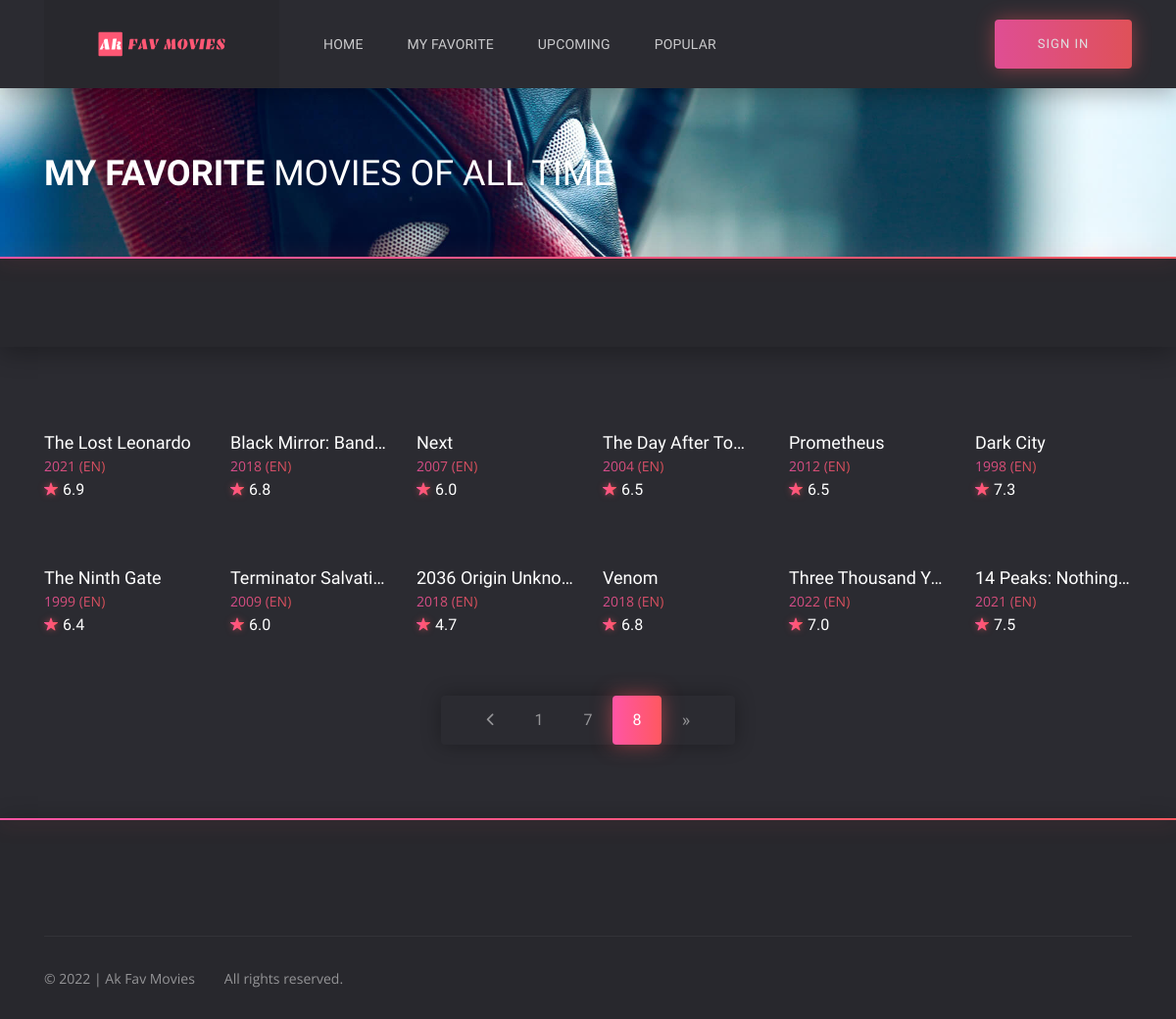
Before: /favorite?page=8 with the older database file.
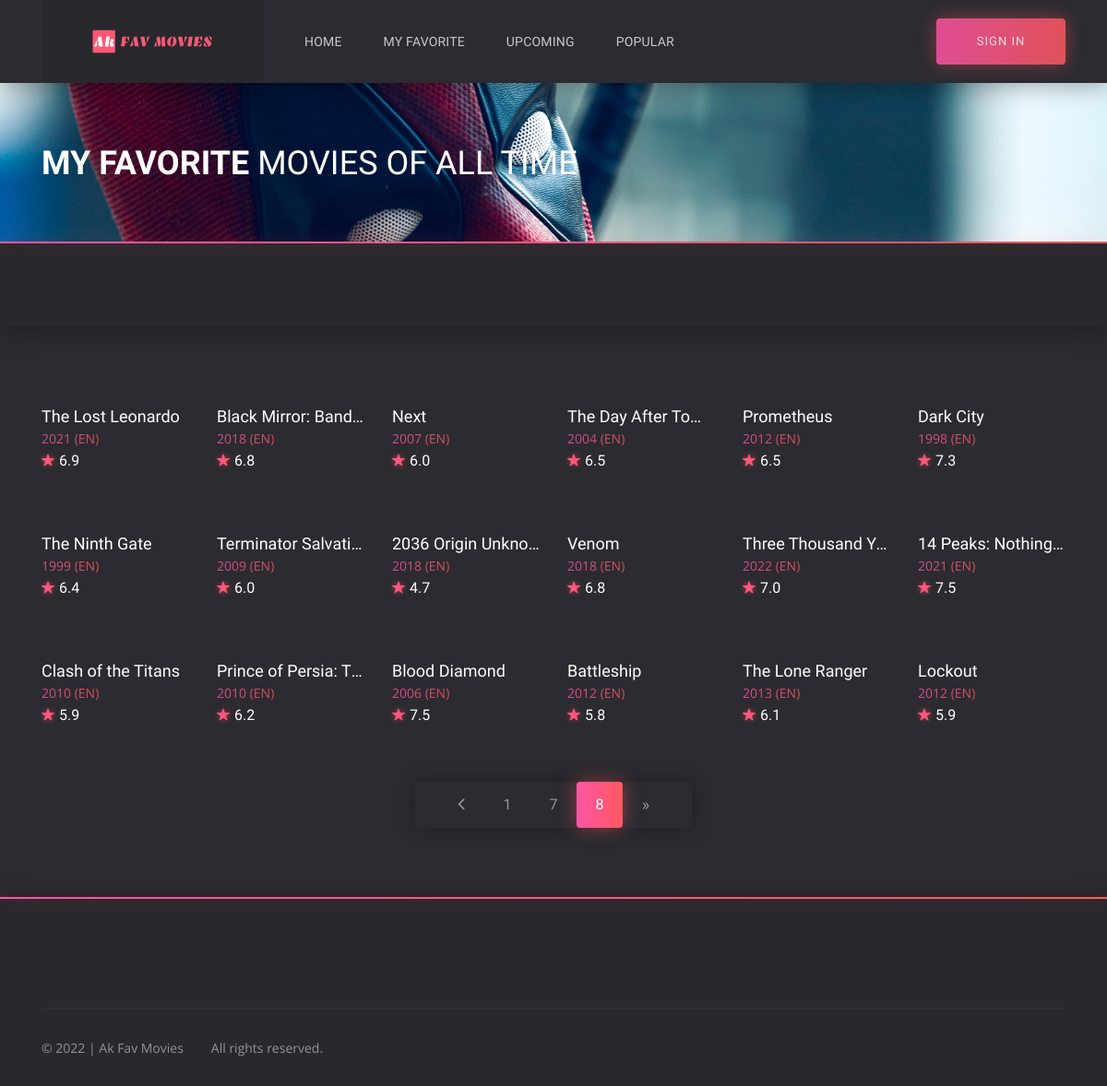
After: the same page with the newer database file.
### models.py (models this page shows)
class Movie(db.Model):
    __tablename__ = "movies"
    id = db.Column(db.Integer, primary_key=True)
    org_id = db.Column(db.Integer, nullable=False)
    title = db.Column(db.String(250), unique=True, nullable=False)
    release_date = db.Column(db.Integer, nullable=False)
    runtime = db.Column(db.Integer, nullable=False)
    tagline = db.Column(db.String(100), nullable=False)
    overview = db.Column(db.String(2500), nullable=False)
    vote_average = db.Column(db.Float, nullable=False)
    ranking = db.Column(db.Float, nullable=False)
    genres = db.Column(db.String(50), nullable=False)
    original_language = db.Column(db.String(10), nullable=False)
    poster_path = db.Column(db.String(250), nullable=False)
    backdrop_path = db.Column(db.String(250), nullable=False)

### routes.py (the view)
@csrf.exempt
@app.route('/favorite', methods=['GET'])
def favorite():
    block_ip()
    page = request.args.get('page', 1, type=int)
    if request.method == 'GET':
        all_movie = Movie.query.paginate(page=page, per_page=ROWS_PER_PAGE)
        if len(all_movie.items) > 0:
            return render_template('favorite.html', current_user=current_user, all_movie=all_movie)
        return redirect(url_for('index'))
    return redirect(url_for('index'))

### routes.py (called while the page is built)
@app.template_filter('decimal_places')
def cut_decimal(value):
    res = "{:.1f}".format(value)
    return res

@app.context_processor
def inject_now():
    return {'now': dt.datetime.utcnow()}

@app.after_request
def apply_caching(response):
    response.headers["HTTP-HEADER"] = "VALUE"
    response.headers["X-Frame-Options"] = "SAMEORIGIN"
    response.headers['X-XSS-Protection'] = '1; mode=block'
    response.headers['X-Content-Type-Options'] = 'nosniff'
    response.headers['Strict-Transport-Security'] = 'max-age=31536000'  # includeSubDomains
    return response

@app.before_request
def block_method():
    b_ip = request.remote_addr

def block_ip():
    get_ip = request.remote_addr
    if str(get_ip) != '127.0.0.1':
        get_block_ip = request.environ['HTTP_X_FORWARDED_FOR']
        geolocation_get(get_block_ip)

### templates/favorite.html (shortened to what this page needs)
{% extends 'base.html' %}
	{% block header %}
		{% include 'header.html' %}
	{% endblock %}
{% block content %}
	<section class="section section--first section--bg" style="background: url(static/img/home/home__bg2.jpg) no-repeat center/cover">
		<div class="container">
			<div class="row">
				<div class="col-12">
					<div class="section__wrap">
						<h1 class="home__title"><b>My FAVORITE</b> MOVIES OF ALL TIME</h1>
					</div>
				</div>
			</div>
		</div>
	</section>
	<div class="filter">
		<div class="container">
			<div class="row">
				<div class="col-12">
					<div class="filter__content">
					</div>
				</div>
			</div>
		</div>
	</div>
	<div class="catalog">
		<div class="container">
			<div class="row">
				{% for movie in all_movie.items %}
				<div class="col-6 col-sm-4 col-lg-3 col-xl-2">
					<div class="card">
						<div class="card__cover">
						</div>
						<div class="card__content">
							<h3 class="card__title">
								<a href="{{ url_for('details', id=movie.org_id) }}">{{ movie.title }}</a>
							</h3>
							<span class="card__category">
								<a href="{{ url_for('details', id=movie.org_id) }}">{{ movie.release_date }} ({{ movie.original_language | upper }})</a>
							</span>
							<span class="card__rate"><i class="icon ion-ios-star"></i>{{ movie.vote_average | decimal_places }}</span>
						</div>
					</div>
				</div>
				{% endfor %}
				<div class="col-12">
					<ul class="paginator">
						<li class="paginator__item paginator__item--prev">
							<a href="{{ url_for('favorite', page=all_movie.prev_num) }}">
									<i class="icon ion-ios-arrow-back
									"></i>
							</a>
						</li>
					{% for page_num in all_movie.iter_pages(left_edge=1, right_edge=1, left_current=1, right_current=1) %}
						{% if page_num %}
							{% if all_movie.page == page_num %}
								<li class="paginator__item paginator__item--active">
									<a href="{{ url_for('favorite', page=page_num) }}"
									   class="btn btn-dark">
										{{ page_num }}
									</a>
								</li>
							{% else %}
								<li class="paginator__item">
									<a href="{{ url_for('favorite', page=page_num) }}"
									   class="btn btn-outline-dark">
										{{ page_num }}
									</a>
								</li>
							{% endif %}
						{% endif %}
					{% endfor %}
						<li class="paginator__item paginator__item--next">
							<a href="{{ url_for('favorite', page=all_movie.next_num) }}"
							   class="btn btn-outline-dark
							   {% if all_movie.page == all_movie.pages %}disabled
							   {% endif %}">
								&raquo;
							</a>
						</li>
					</ul>
				</div>
			</div>
		</div>
	</div>
{% endblock %}
	{% block footer %}
		{% include "footer.html" %}
	{% endblock %}

### templates/base.html (shortened to what this page needs)
<!DOCTYPE html>
<html lang="en">
<head>
	<link rel="stylesheet" href="{{ url_for('static', filename='css/bootstrap-reboot.min.css') }}">
	<link rel="stylesheet" href="{{ url_for('static', filename='css/bootstrap-grid.min.css') }}">
	<link rel="stylesheet" href="{{ url_for('static', filename='css/owl.carousel.min.css') }}">
	<link rel="stylesheet" href="{{ url_for('static', filename='css/jquery.mCustomScrollbar.min.css') }}">
	<link rel="stylesheet" href="{{ url_for('static', filename='css/nouislider.min.css') }}">
	<link rel="stylesheet" href="{{ url_for('static', filename='css/ionicons.min.css') }}">
	<link rel="stylesheet" href="{{ url_for('static', filename='css/plyr.css') }}">
	<link rel="stylesheet" href="{{ url_for('static', filename='css/photoswipe.css') }}">
	<link rel="stylesheet" href="{{ url_for('static', filename='css/default-skin.css') }}">
	<link rel="stylesheet" href="{{ url_for('static', filename='css/main.css') }}">
</head>
<body class="body">
	{% block header %} {% endblock %}
	{% block content %} {% endblock %}
	{% block footer %} {% endblock %}
</body>
</html>

### templates/header.html (shortened to what this page needs)
	<header class="header">
		<div class="header__wrap">
			<div class="container">
				<div class="row">
					<div class="col-12">
						<div class="header__content">
							<a href="{{ url_for('index') }}" class="header__logo">
								<img src="{{ url_for('static', filename='img/logo.svg') }}" alt="">
							</a>
							<ul class="header__nav">
								<li class="header__nav-item">
									<a href="{{ url_for('index') }}" class="header__nav-link" >Home</a>
								</li>
								<li class="header__nav-item">
									<a href="{{ url_for('favorite')}}" class="header__nav-link">My Favorite</a>
								</li>
								<li class="header__nav-item">
									<a href="{{ url_for('upcoming')}}" class="header__nav-link">Upcoming</a>
								</li>
								<li class="header__nav-item">
									<a href="{{ url_for('popular')}}" class="header__nav-link">Popular</a>
								</li>
							</ul>
							<div class="header__auth">
								{% if not current_user.is_authenticated: %}
									<a href="{{ url_for('login') }}" class="header__sign-in">
										<span>sign in</span>
									</a>
								{% else: %}
									<a href="{{ url_for('logout') }}" class="header__sign-in">
										<i class="icon ion-ios-log-in"></i>
										<span>sign out</span>
									</a>
								{% endif %}
							</div>
						</div>
					</div>
				</div>
			</div>
		</div>
		<form action="#" class="header__search">
			<div class="container">
				<div class="row">
					<div class="col-12">
						<div class="header__search-content">
							<button type="button">search</button>
						</div>
					</div>
				</div>
			</div>
		</form>
	</header>

### templates/footer.html (shortened to what this page needs)
	<footer class="footer">
		<div class="container">
			<div class="row">
				<div class="col-12">
					<div class="footer__copyright">
						<ul>
							<li><small>© {{ now.year }} | Ak Fav Movies</small></li>
							<li><small>All rights reserved.</small></li>
						</ul>
					</div>
				</div>
			</div>
		</div>
	</footer>

Changed rows visible on the page:
added Movie: title "Clash of the Titans", release_date "2010", original_language "EN", vote_average|decimal_places "5.9"
added Movie: title "Prince of Persia: T…", release_date "2010", original_language "EN", vote_average|decimal_places "6.2"
added Movie: title "Blood Diamond", release_date "2006", original_language "EN", vote_average|decimal_places "7.5"
added Movie: title "Battleship", release_date "2012", original_language "EN", vote_average|decimal_places "5.8"
added Movie: title "The Lone Ranger", release_date "2013", original_language "EN", vote_average|decimal_places "6.1"
added Movie: title "Lockout", release_date "2012", original_language "EN", vote_average|decimal_places "5.9"
